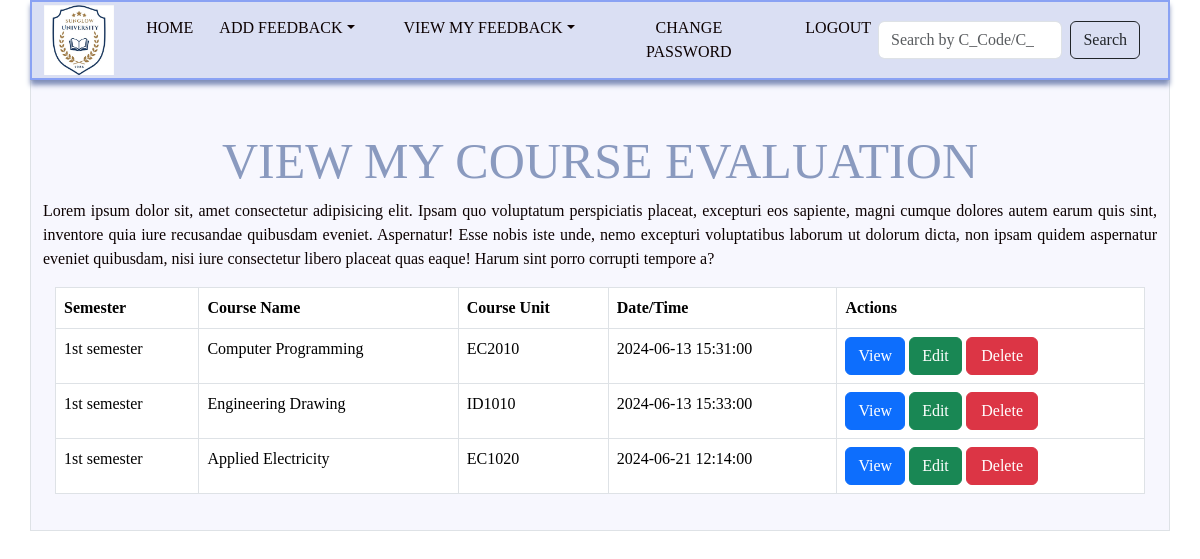
The app's page /feedback_management/viewmycoursefeedback.php (signed in) with its own data.
### tables this page shows
CREATE TABLE `course_feedback` (
  `Id` int(50) NOT NULL,
  `User_Name` varchar(100) NOT NULL,
  `Lecture_Name` varchar(100) NOT NULL,
  `Semester` enum('1st semester','2nd semester','3rd semester','4th semester','5th semester','6th semester','7th semester','8th semester') NOT NULL,
  `Course_Name` varchar(200) NOT NULL,
  `Course_Code` varchar(50) NOT NULL,
  `A_1` enum('-2','-1','0','1','2') NOT NULL,
  `A_2` enum('-2','-1','0','1','2') NOT NULL,
  `A_3` enum('-2','-1','0','1','2') NOT NULL,
  `B_1` enum('-2','-1','0','1','2') NOT NULL,
  `B_2` enum('-2','-1','0','1','2') NOT NULL,
  `B_3` enum('-2','-1','0','1','2') NOT NULL,
  `C_1` enum('-2','-1','0','1','2') NOT NULL,
  `C_2` enum('-2','-1','0','1','2') NOT NULL,
  `D_1` enum('-2','-1','0','1','2') NOT NULL,
  `D_2` enum('-2','-1','0','1','2') NOT NULL,
  `D_3` enum('-2','-1','0','1','2') NOT NULL,
  `E_1` enum('-2','-1','0','1','2') NOT NULL,
  `E_2` enum('-2','-1','0','1','2') NOT NULL,
  `E_3` enum('-2','-1','0','1','2') NOT NULL,
  `E_4` enum('-2','-1','0','1','2') NOT NULL,
  `Other_Comment` varchar(1000) DEFAULT NULL,
  `Date_Time` datetime NOT NULL DEFAULT current_timestamp()
);

### feedback_management/viewmycoursefeedback.php (the view, shortened to what this page needs)
<?php
$logged_in_user = $_SESSION['User_Name'];
$servername = "localhost";
$username = "root";
$password = "";
$database = "student_feedback_management_system";
$connection = new mysqli($servername, $username, $password, $database);
$sql = "SELECT Id, Semester, Course_Name, Course_Code, Date_Time FROM course_feedback WHERE User_Name = ?";
$params = [$logged_in_user];
$stmt = $connection->prepare($sql);
$stmt->bind_param(str_repeat("s", count($params)), ...$params);
$stmt->execute();
$result = $stmt->get_result();
?>
<!DOCTYPE html>
<html>
<head>
    <link href="https://cdn.jsdelivr.net/npm/bootstrap@5.3.2/dist/css/bootstrap.min.css" rel="stylesheet">
    <link href="https://cdn.jsdelivr.net/npm/bootstrap@5.3.3/dist/css/bootstrap.min.css" rel="stylesheet">
    <link rel="stylesheet" type="text/css" href="css/viewcoursefeedback.css">
</head>
<body class="body">
    <nav class="navbar navbar-expand-sm navbar-dark container nav" style="background-color:#07075ca7;height: 80px;">
        <div class="container-fluid">
            <a href="#" class="navbar-brand ">
                <img src="icon/logo.jpg" height="70" alt="CoolBrand">
            </a>
            <div class="collapse navbar-collapse" id="collapsibleNavbar">
                <ul class="navbar-nav row ">
                    <li class="nav-item col-1 ms-2 ">
                        <a class="nav-link font" href="index1.php">HOME</a>
                    </li>
                    <li class="nav-item dropdown col-3">
                        <a class="nav-link dropdown-toggle font" href="#" role="button" data-bs-toggle="dropdown" style="text-align: center;">ADD FEEDBACK</a>
                    </li>
                    <li class="nav-item dropdown col-3">
                        <a class="nav-link dropdown-toggle font" href="#" role="button" data-bs-toggle="dropdown">VIEW MY FEEDBACK</a>
                    </li>
                    <li class="nav-item col-3 ms-3">
                        <a class="nav-link font" href="changepsw1.php" style="text-align: center;">CHANGE PASSWORD</a>
                    </li>
                    <li class="nav-item col-1">
                        <a class="nav-link font" href="home.php">LOGOUT</a>
                    </li>
                </ul>
            </div>
            <form class="d-flex col-3" method="post" action="">
                <input class="form-control me-2" type="search" placeholder="Search by C_Code/C_Name/Sem" name="search" aria-label="Search">
                <button type="submit" class="btn btn-outline-dark me-3" name="submit">Search</button>
            </form>
        </div>
    </nav>
    <div class="container border" style="background-color: rgba(123, 115, 231, 0.06);padding-bottom: 20px;">
        <h1 style="text-align: center; font-size: 50px; color: #8a9abf; padding-top: 50px;">VIEW MY COURSE EVALUATION</h1>
        <p class="font" style="text-align: justify;">Lorem ipsum dolor sit, amet consectetur adipisicing elit. Ipsam quo voluptatum perspiciatis placeat, excepturi eos sapiente, magni cumque dolores autem earum quis sint, inventore quia iure recusandae quibusdam eveniet. Aspernatur! Esse nobis iste unde, nemo excepturi voluptatibus laborum ut dolorum dicta, non ipsam quidem aspernatur eveniet quibusdam, nisi iure consectetur libero placeat quas eaque! Harum sint porro corrupti tempore a?</p>
        <div class="container con">
            <div class="row">
                <div class="col-12">
                    <table class="table table-bordered">
                        <thead>
                            <tr>
                                <th scope="col">Semester</th>
                                <th scope="col">Course Name</th>
                                <th scope="col">Course Unit</th>
                                <th scope="col">Date/Time</th>
                                <th scope="col">Actions</th>
                            </tr>
                        </thead>
                        <tbody>
                            <?php
                            if ($result->num_rows > 0) {
                                while ($row = $result->fetch_assoc()) {
                                    echo "
                                    <tr>
                                        <td>{$row['Semester']}</td>
                                        <td>{$row['Course_Name']}</td>
                                        <td>{$row['Course_Code']}</td>
                                        <td>{$row['Date_Time']}</td>
                                        <td>
                                            <a class='btn btn-primary' href='viewcoursefeedback1.php?id={$row['Id']}'>View</a>
                                            <a class='btn btn-success' href='editcoufeedback.php?id={$row['Id']}'>Edit</a>
                                            <a class='btn btn-danger col-3' href='deletecoufeedback1.php?id=$row[Id]' onclick='return confirmDelete();'>Delete</a>
                                        </td>
                                    </tr>
                                    ";
                                }
                            }
                            else
                            {
                                echo "<tr><td colspan='5' class='text-danger text-center'>No results found.</td></tr>";
                            }
                            ?>
                        </tbody>
                    </table>
                </div>
            </div>
        </div>
    </div>
</body>
</html>

### feedback_management/css/viewcoursefeedback.css (style rules this page uses)
:root { --font-base1 :"IcoFont"; --font-base2 :"FontAwesome"; --c-primary :#975af9; --c-secondry :#46a7f8; --c-background:#e6e6e6; --c-dark :#2d2d2d; --c-black :#0000; }
.body { font-family: var(--font-base1); color: var(--c-primary); }
.nav { border: solid 2px #063df260; width: 1500px !important; background-color: #dadff3fc !important; box-shadow: 0.1px 5px 5px #7f8eb8; }
.font { color:#0c0101 !important; }
a { font-family: var(--font-base1); cursor: auto; }

### records on screen
course_feedback: Semester "1st semester", Course_Name "Computer Programming", Course_Code "EC2010", Date_Time "2024-06-13 15:31:00"
course_feedback: Semester "1st semester", Course_Name "Engineering Drawing", Course_Code "ID1010", Date_Time "2024-06-13 15:33:00"
course_feedback: Semester "1st semester", Course_Name "Applied Electricity", Course_Code "EC1020", Date_Time "2024-06-21 12:14:00"
